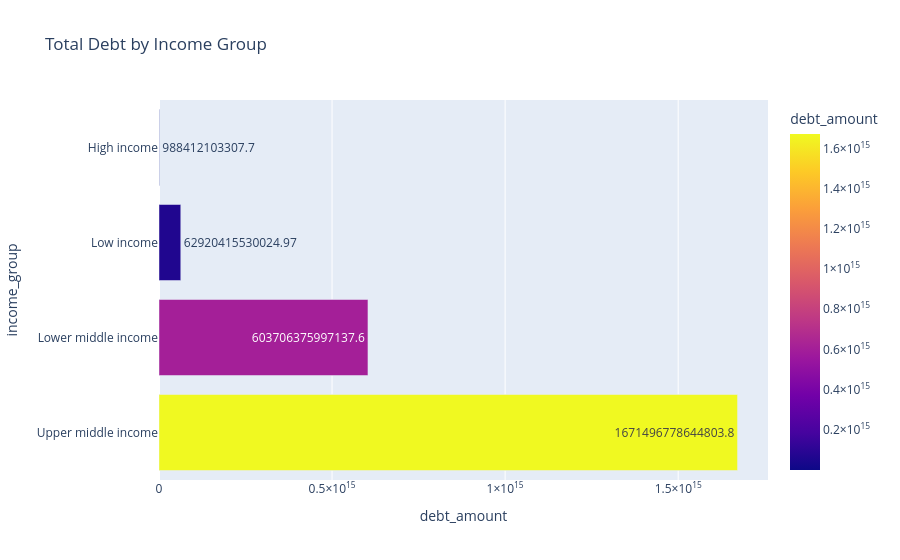

Here is the notebook cell this chart was saved with:
### Code cell
fig = px.bar(data_frame=income_group_debt,x="debt_amount",y="income_group",orientation="h",title="Total Debt by Income Group",color="debt_amount",text="debt_amount")
fig.show()

### Figure 1 — Plotly figure (JSON) as saved in the notebook; plotly's stock layout.template omitted (floating-point values rounded to 4 significant figures)
{"data": [{"hovertemplate": "debt_amount=%{marker.color}<br>income_group=%{y}<extra></extra>", "legendgroup": "", "marker": {"color": [1671000000000000.0, 603700000000000.0, 62920000000000.0, 988400000000.0], "coloraxis": "coloraxis", "pattern": {"shape": ""}}, "name": "", "orientation": "h", "showlegend": false, "text": [1671000000000000.0, 603700000000000.0, 62920000000000.0, 988400000000.0], "textposition": "auto", "type": "bar", "x": [1671000000000000.0, 603700000000000.0, 62920000000000.0, 988400000000.0], "xaxis": "x", "y": ["Upper middle income", "Lower middle income", "Low income", "High income"], "yaxis": "y"}], "layout": {"barmode": "relative", "coloraxis": {"colorbar": {"title": {"text": "debt_amount"}}, "colorscale": [[0, "#0d0887"], [0.1111, "#46039f"], [0.2222, "#7201a8"], [0.3333, "#9c179e"], [0.4444, "#bd3786"], [0.5556, "#d8576b"], [0.6667, "#ed7953"], [0.7778, "#fb9f3a"], [0.8889, "#fdca26"], [1, "#f0f921"]]}, "legend": {"tracegroupgap": 0}, "title": {"text": "Total Debt by Income Group"}, "xaxis": {"anchor": "y", "domain": [0, 1], "title": {"text": "debt_amount"}}, "yaxis": {"anchor": "x", "domain": [0, 1], "title": {"text": "income_group"}}}}
